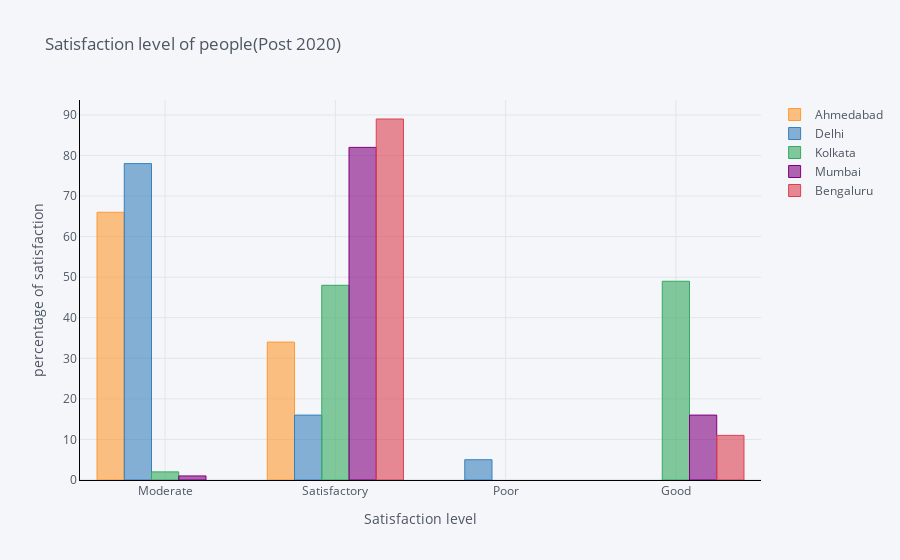

The cell this chart's notebook holds for it:
### Code cell
def al(var):
    cities = [var]
    filtered_city_day = df1[df1['Date'] > '2020-04-01']
    AQI = filtered_city_day[filtered_city_day.City.isin(cities)][['City','AQI_Bucket']]
    AQI[var] = AQI['AQI_Bucket']
    k = AQI[var].value_counts()
    m = pd.DataFrame((round((k/sum(k))*100)))
    return m
c11 = al('Ahmedabad')
c22 = al('Delhi')
c33 = al('Kolkata')
c44 = al('Mumbai')
c55 = al('Bengaluru')
df_row = pd.concat([c11,c22,c33,c44,c55],axis=1)
df_row.iplot(kind='bar', align='center',xTitle='Satisfaction level', yTitle='percentage of satisfaction' ,linecolor='black', title='Satisfaction level of people(Post 2020)')

### Figure 1 — Plotly figure (JSON) as saved in the notebook; plotly's stock layout.template omitted (floating-point values rounded to 4 significant figures)
{"data": [{"marker": {"color": "rgba(255, 153, 51, 0.6)", "line": {"color": "rgba(255, 153, 51, 1.0)", "width": 1}}, "name": "Ahmedabad", "orientation": "v", "text": "", "type": "bar", "x": ["Moderate", "Satisfactory", "Poor", "Good"], "y": [66, 34, "", ""]}, {"marker": {"color": "rgba(55, 128, 191, 0.6)", "line": {"color": "rgba(55, 128, 191, 1.0)", "width": 1}}, "name": "Delhi", "orientation": "v", "text": "", "type": "bar", "x": ["Moderate", "Satisfactory", "Poor", "Good"], "y": [78, 16, 5, ""]}, {"marker": {"color": "rgba(50, 171, 96, 0.6)", "line": {"color": "rgba(50, 171, 96, 1.0)", "width": 1}}, "name": "Kolkata", "orientation": "v", "text": "", "type": "bar", "x": ["Moderate", "Satisfactory", "Poor", "Good"], "y": [2, 48, "", 49]}, {"marker": {"color": "rgba(128, 0, 128, 0.6)", "line": {"color": "rgba(128, 0, 128, 1.0)", "width": 1}}, "name": "Mumbai", "orientation": "v", "text": "", "type": "bar", "x": ["Moderate", "Satisfactory", "Poor", "Good"], "y": [1, 82, "", 16]}, {"marker": {"color": "rgba(219, 64, 82, 0.6)", "line": {"color": "rgba(219, 64, 82, 1.0)", "width": 1}}, "name": "Bengaluru", "orientation": "v", "text": "", "type": "bar", "x": ["Moderate", "Satisfactory", "Poor", "Good"], "y": ["", 89, "", 11]}], "layout": {"legend": {"bgcolor": "#F5F6F9", "font": {"color": "#4D5663"}}, "paper_bgcolor": "#F5F6F9", "plot_bgcolor": "#F5F6F9", "title": {"font": {"color": "#4D5663"}, "text": "Satisfaction level of people(Post 2020)"}, "xaxis": {"gridcolor": "#E1E5ED", "linecolor": "black", "showgrid": true, "tickfont": {"color": "#4D5663"}, "title": {"font": {"color": "#4D5663"}, "text": "Satisfaction level"}, "zerolinecolor": "#E1E5ED"}, "yaxis": {"gridcolor": "#E1E5ED", "linecolor": "black", "showgrid": true, "tickfont": {"color": "#4D5663"}, "title": {"font": {"color": "#4D5663"}, "text": "percentage of satisfaction"}, "zerolinecolor": "#E1E5ED"}}}
